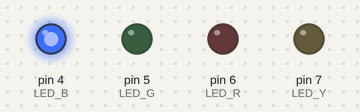
A sketch run on a simulated Arduino Uno, built with avr-gcc and run on an emulated ATmega328P. On the bench: output pins drawn as LEDs (lit = HIGH).

Above: at 0.5 s.
At 2.5 s:
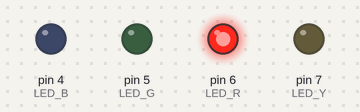
At 3.5 s:
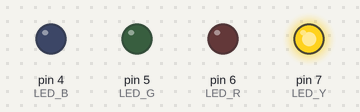
At 5.5 s:
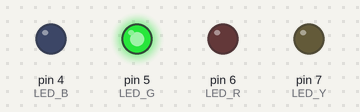
Timing chart, 0 to 7.8 s (numbered marks = the images above):
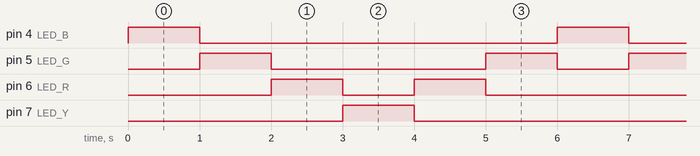

The sketch:

sketch_feb22a.ino
```cpp
int LED_B= 4;
int LED_G= 5;
int LED_R= 6;
int LED_Y= 7;
void setup() {
  // put your setup code here, to run once:
pinMode(LED_B,OUTPUT);
pinMode(LED_G,OUTPUT);
pinMode(LED_R,OUTPUT);
pinMode(LED_Y,OUTPUT);
}

void loop() {
  // put your main code here, to run repeatedly:
digitalWrite(LED_B,HIGH);
digitalWrite(LED_G,LOW);
digitalWrite(LED_R,LOW);
digitalWrite(LED_Y,LOW);
delay(1000);

digitalWrite(LED_B,LOW);
digitalWrite(LED_G,HIGH);
digitalWrite(LED_R,LOW);
digitalWrite(LED_Y,LOW);
delay(1000);

digitalWrite(LED_B,LOW);
digitalWrite(LED_G,LOW);
digitalWrite(LED_R,HIGH);
digitalWrite(LED_Y,LOW);
delay(1000);

digitalWrite(LED_B,LOW);
digitalWrite(LED_G,LOW);
digitalWrite(LED_R,LOW);
digitalWrite(LED_Y,HIGH);
delay(1000);

digitalWrite(LED_B,LOW);
digitalWrite(LED_G,LOW);
digitalWrite(LED_R,HIGH);
digitalWrite(LED_Y,LOW);
delay(1000);

digitalWrite(LED_B,LOW);
digitalWrite(LED_G,HIGH);
digitalWrite(LED_R,LOW);
digitalWrite(LED_Y,LOW);
delay(1000);

}
```

Measured:
- by itself, pin 4 (LED_B), pin 7 (LED_Y): alternates HIGH for 1.0 s and LOW for 5.0 s
- by itself, pin 5 (LED_G): repeats every 6.0 s: LOW 3.0 s, HIGH 1.0 s, LOW 1.0 s, HIGH 1.0 s
- by itself, pin 6 (LED_R): repeats every 6.0 s: LOW 1.0 s, HIGH 1.0 s, LOW 3.0 s, HIGH 1.0 s
